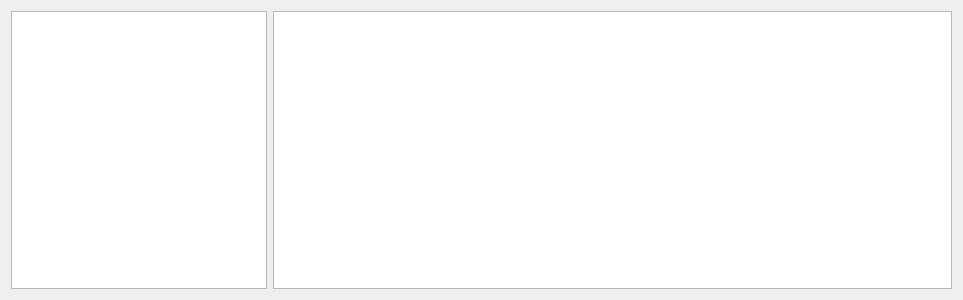
<?xml version="1.0" encoding="UTF-8"?>
<ui version="4.0">
 <class>TrainingResultsTopAcc</class>
 <widget class="QWidget" name="TrainingResultsTopAcc">
  <property name="geometry">
   <rect>
    <x>0</x>
    <y>0</y>
    <width>963</width>
    <height>300</height>
   </rect>
  </property>
  <property name="windowTitle">
   <string>Form</string>
  </property>
  <layout class="QGridLayout" name="gridLayout" columnstretch="0,2">
   <item row="0" column="1">
    <widget class="Canvas" name="graphicsView_topAccuracy"/>
   </item>
   <item row="0" column="0">
    <widget class="QTableWidget" name="tableWidget_topAccuracy">
     <property name="verticalScrollBarPolicy">
      <enum>Qt::ScrollBarAsNeeded</enum>
     </property>
     <property name="horizontalScrollBarPolicy">
      <enum>Qt::ScrollBarAlwaysOff</enum>
     </property>
     <property name="sizeAdjustPolicy">
      <enum>QAbstractScrollArea::AdjustIgnored</enum>
     </property>
     <attribute name="horizontalHeaderCascadingSectionResizes">
      <bool>false</bool>
     </attribute>
     <attribute name="verticalHeaderCascadingSectionResizes">
      <bool>false</bool>
     </attribute>
     <attribute name="verticalHeaderStretchLastSection">
      <bool>false</bool>
     </attribute>
    </widget>
   </item>
  </layout>
 </widget>
 <customwidgets>
  <customwidget>
   <class>Canvas</class>
   <extends>QGraphicsView</extends>
   <header>canvas.h</header>
  </customwidget>
 </customwidgets>
 <resources/>
 <connections/>
</ui>
